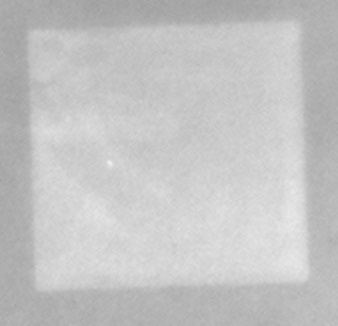
#> input picture project_02/box_coord/metal01.jpg, 338 x 326 px
$ python loop_canny.py
#> lines starting #> are read from the running program, lines starting #| are printed output that depends on the picture
import cv2
from matplotlib import pyplot as plt

# 讀取圖像
image = cv2.imread('./box_coord/metal01.jpg', cv2.IMREAD_GRAYSCALE)
#> image is the input picture: shape (326, 338); min 159, max 240, mean 195.8

# 定義範圍
low_threshold_range = range(0, 40, 10)
high_threshold_range = range(40, 100, 10)

# 建立圖像顯示窗口
plt.figure(figsize=(20, 20))

# 使用雙重迴圈遍歷不同的閾值組合
plot_index = 1
for low in low_threshold_range:
    for high in high_threshold_range:
        edges = cv2.Canny(image, low, high)

        plt.subplot(len(low_threshold_range), len(high_threshold_range), plot_index)
        plt.imshow(edges, cmap='gray')
        plt.title(f'Low: {low}, High: {high}')
        plt.xticks([]), plt.yticks([])
        plot_index += 1
#> after the loop, plot_index = 25

plt.show()
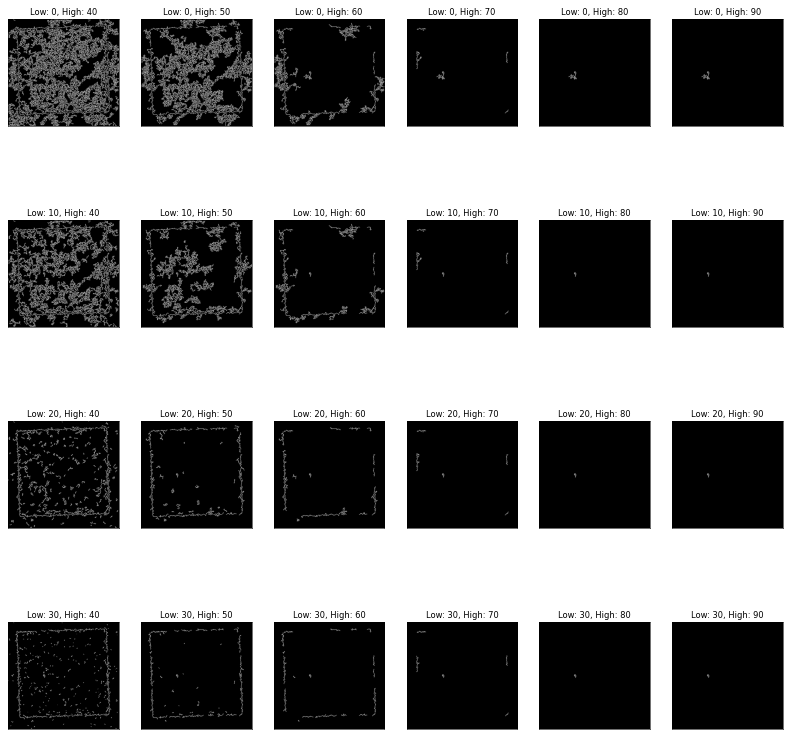
#> figure drawn by matplotlib, 24 panels
